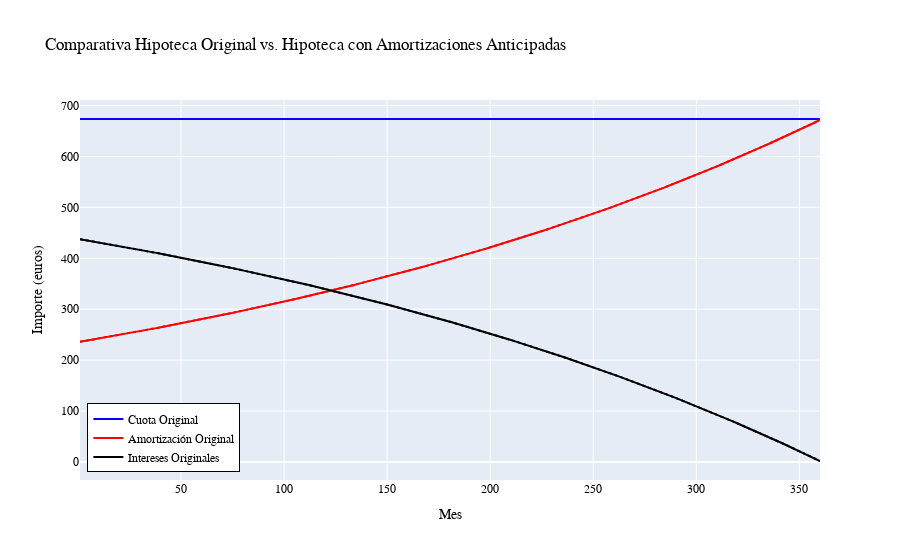

The notebook cell saved with this chart:
### Markdown cell above
### Diferentes escenarios

### Code cell
# Ejemplo de uso con tipos de inyección combinados
capital_inicial = 150000
tasa_anual = 3.5
plazo_inicial_meses = 30 * 12 # 30 años
cuota_inicial_calculada = cuota_mensual(capital_inicial, tasa_anual, plazo_inicial_meses)


# Definir inyecciones con tipo de inyección
inyecciones_ejemplo_combinado = [
    #{'mes_inyeccion': 60, 'capital_inyectado': 10000, 'tipo_inyeccion': 'plazo'},
    #{'mes_inyeccion': 120, 'capital_inyectado': 10000, 'tipo_inyeccion': 'plazo'},
    #{'mes_inyeccion': 180, 'capital_inyectado': 10000, 'tipo_inyeccion': 'plazo'}
]


# Simulación SIN inyecciones (hipoteca original)
df_hipoteca_original = simulacion_hipoteca_multiple_inyeccion( # Cambiamos nombre variable a original
    capital_inicial, tasa_anual, plazo_inicial_meses, cuota_inicial_calculada,
    inyecciones=[]) # Lista de inyecciones vacía = sin inyecciones


# Simulación con inyecciones combinadas
df_hipoteca_con_inyecciones = simulacion_hipoteca_multiple_inyeccion( # Cambiamos nombre variable a con_inyecciones
    capital_inicial, tasa_anual, plazo_inicial_meses, cuota_inicial_calculada,
    inyecciones=inyecciones_ejemplo_combinado)


# --- Cálculo del ahorro de intereses (comparado con hipoteca original) ---
ahorro_total_vs_original, intereses_sin_inyecciones, intereses_con_inyecciones = calcular_ahorro_intereses_multiple_inyeccion( # Calculamos el ahorro vs original
    capital_inicial, tasa_anual, plazo_inicial_meses, cuota_inicial_calculada,
    inyecciones=inyecciones_ejemplo_combinado)


print("Condiciones iniciales:") # Encabezado más descriptivo
print(f"  Capital inicial: {capital_inicial:,.2f} €") # Imprimir capital_inicial correctamente
print(f"  Tasa anual: {tasa_anual:.2f} %") # Imprimir tasa_anual correctamente
print(f"  Plazo inicial: {plazo_inicial_meses // 12} años") # Imprimir plazo en años

print("Inyecciones:") # Encabezado para inyecciones
for inyeccion in inyecciones_ejemplo_combinado: # Iterar sobre la lista de inyecciones
    print(f"  Mes: {inyeccion['mes_inyeccion']}, Capital: {inyeccion['capital_inyectado']:,.2f} €, Tipo: {inyeccion['tipo_inyeccion']}") # Imprimir cada inyección formateada


print("Resultados:") # Encabezado
print(f"Ahorro total de intereses (vs. Hipoteca Original): {ahorro_total_vs_original:,.2f} €") # Imprimimos el ahorro vs original
print(f"Intereses sin inyecciones: {intereses_sin_inyecciones:,.2f} €") # Imprimimos intereses sin inyecciones
print(f"Intereses con inyecciones: {intereses_con_inyecciones:,.2f} €")

plot_comparacion(df_hipoteca_original, df_hipoteca_con_inyecciones)

### Figure 1 — Plotly figure (JSON) as saved in the notebook; plotly's stock layout.template omitted (floating-point values rounded to 4 significant figures; data arrays with more than 128 entries replaced by an {"elided": "..."} marker saying what was removed)
{"data": [{"line": {"color": "blue"}, "mode": "lines", "name": "Cuota Original", "type": "scatter", "x": {"elided": "360 int values"}, "y": {"elided": "360 float values"}}, {"line": {"color": "red"}, "mode": "lines", "name": "Amortización Original", "type": "scatter", "x": {"elided": "360 int values"}, "y": {"elided": "360 float values"}}, {"line": {"color": "black"}, "mode": "lines", "name": "Intereses Originales", "type": "scatter", "x": {"elided": "360 int values"}, "y": {"elided": "360 float values"}}, {"line": {"color": "blue", "dash": "dot"}, "mode": "lines", "showlegend": false, "type": "scatter", "x": {"elided": "360 int values"}, "y": {"elided": "360 float values"}}, {"line": {"color": "red", "dash": "dot"}, "mode": "lines", "showlegend": false, "type": "scatter", "x": {"elided": "360 int values"}, "y": {"elided": "360 float values"}}, {"line": {"color": "black", "dash": "dot"}, "mode": "lines", "name": "Con Inyecciones", "showlegend": false, "type": "scatter", "x": {"elided": "360 int values"}, "y": {"elided": "360 float values"}}], "layout": {"font": {"color": "black", "family": "Courier New"}, "legend": {"bgcolor": "white", "bordercolor": "black", "borderwidth": 1, "font": {"family": "Arial"}, "title": {"font": {"color": "black"}}, "x": 0.01, "xanchor": "left", "y": 0.02, "yanchor": "bottom"}, "title": {"text": "Comparativa Hipoteca Original vs. Hipoteca con Amortizaciones Anticipadas"}, "xaxis": {"title": {"text": "Mes"}}, "yaxis": {"title": {"text": "Importe (euros)"}}}}
